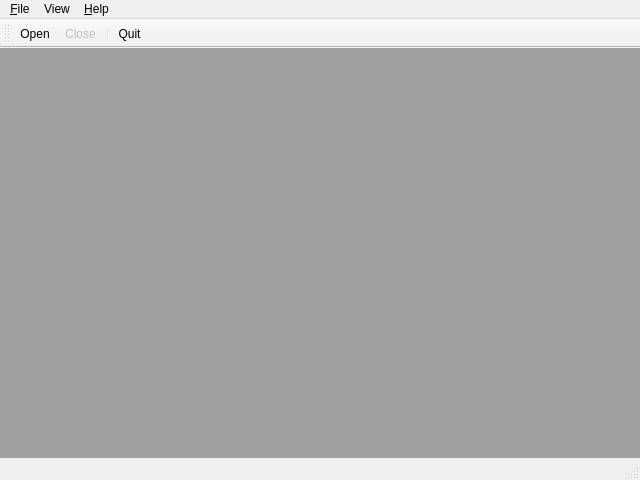
<?xml version="1.0" encoding="UTF-8"?>
<ui version="4.0">
 <class>MainWindow</class>
 <widget class="QMainWindow" name="MainWindow">
  <property name="geometry">
   <rect>
    <x>0</x>
    <y>0</y>
    <width>640</width>
    <height>480</height>
   </rect>
  </property>
  <property name="windowTitle">
   <string>rasviewer</string>
  </property>
  <widget class="QWidget" name="centralwidget">
   <layout class="QVBoxLayout" name="verticalLayout">
    <property name="spacing">
     <number>0</number>
    </property>
    <property name="margin">
     <number>0</number>
    </property>
    <item>
     <widget class="QMdiArea" name="mdi_area">
      <property name="viewMode">
       <enum>QMdiArea::TabbedView</enum>
      </property>
     </widget>
    </item>
   </layout>
  </widget>
  <widget class="QMenuBar" name="menu_bar">
   <property name="geometry">
    <rect>
     <x>0</x>
     <y>0</y>
     <width>640</width>
     <height>25</height>
    </rect>
   </property>
   <widget class="QMenu" name="file_menu">
    <property name="title">
     <string>&amp;File</string>
    </property>
    <widget class="QMenu" name="export_menu">
     <property name="enabled">
      <bool>false</bool>
     </property>
     <property name="title">
      <string>&amp;Export</string>
     </property>
     <addaction name="export_image_action"/>
     <addaction name="export_channel_action"/>
     <addaction name="export_document_action"/>
    </widget>
    <addaction name="open_action"/>
    <addaction name="close_action"/>
    <addaction name="export_menu"/>
    <addaction name="separator"/>
    <addaction name="quit_action"/>
   </widget>
   <widget class="QMenu" name="help_menu">
    <property name="title">
     <string>&amp;Help</string>
    </property>
    <addaction name="about_action"/>
    <addaction name="about_qt_action"/>
   </widget>
   <widget class="QMenu" name="view_menu">
    <property name="title">
     <string>View</string>
    </property>
    <addaction name="reset_zoom_action"/>
    <addaction name="reset_origin_action"/>
    <addaction name="separator"/>
    <addaction name="status_bar_action"/>
   </widget>
   <addaction name="file_menu"/>
   <addaction name="view_menu"/>
   <addaction name="help_menu"/>
  </widget>
  <widget class="QStatusBar" name="status_bar"/>
  <widget class="QToolBar" name="tool_bar">
   <property name="windowTitle">
    <string>toolBar</string>
   </property>
   <attribute name="toolBarArea">
    <enum>TopToolBarArea</enum>
   </attribute>
   <attribute name="toolBarBreak">
    <bool>false</bool>
   </attribute>
   <addaction name="open_action"/>
   <addaction name="close_action"/>
   <addaction name="separator"/>
   <addaction name="quit_action"/>
  </widget>
  <action name="open_action">
   <property name="text">
    <string>&amp;Open...</string>
   </property>
   <property name="toolTip">
    <string>Open a data file</string>
   </property>
   <property name="statusTip">
    <string>Open a data file</string>
   </property>
   <property name="shortcut">
    <string>Ctrl+O</string>
   </property>
  </action>
  <action name="close_action">
   <property name="enabled">
    <bool>false</bool>
   </property>
   <property name="text">
    <string>&amp;Close</string>
   </property>
   <property name="toolTip">
    <string>Close the currently selected data file</string>
   </property>
   <property name="statusTip">
    <string>Close the currently selected data file</string>
   </property>
   <property name="shortcut">
    <string>Ctrl+W</string>
   </property>
   <property name="shortcutContext">
    <enum>Qt::WidgetShortcut</enum>
   </property>
  </action>
  <action name="quit_action">
   <property name="text">
    <string>&amp;Quit</string>
   </property>
   <property name="toolTip">
    <string>Quit the application</string>
   </property>
   <property name="statusTip">
    <string>Quit the application</string>
   </property>
   <property name="shortcut">
    <string>Ctrl+Q</string>
   </property>
   <property name="menuRole">
    <enum>QAction::QuitRole</enum>
   </property>
  </action>
  <action name="about_action">
   <property name="text">
    <string>&amp;About rasViewer</string>
   </property>
   <property name="menuRole">
    <enum>QAction::AboutRole</enum>
   </property>
  </action>
  <action name="about_qt_action">
   <property name="text">
    <string>About QT</string>
   </property>
   <property name="menuRole">
    <enum>QAction::AboutQtRole</enum>
   </property>
  </action>
  <action name="export_image_action">
   <property name="enabled">
    <bool>true</bool>
   </property>
   <property name="text">
    <string>&amp;Image...</string>
   </property>
  </action>
  <action name="export_channel_action">
   <property name="enabled">
    <bool>false</bool>
   </property>
   <property name="text">
    <string>&amp;Channel...</string>
   </property>
  </action>
  <action name="export_document_action">
   <property name="enabled">
    <bool>false</bool>
   </property>
   <property name="text">
    <string>&amp;Document...</string>
   </property>
  </action>
  <action name="reset_zoom_action">
   <property name="enabled">
    <bool>false</bool>
   </property>
   <property name="text">
    <string>Reset Zoom</string>
   </property>
  </action>
  <action name="reset_origin_action">
   <property name="enabled">
    <bool>false</bool>
   </property>
   <property name="text">
    <string>Reset Origin</string>
   </property>
  </action>
  <action name="status_bar_action">
   <property name="checkable">
    <bool>true</bool>
   </property>
   <property name="checked">
    <bool>true</bool>
   </property>
   <property name="text">
    <string>Status Bar</string>
   </property>
  </action>
 </widget>
 <resources/>
 <connections>
  <connection>
   <sender>quit_action</sender>
   <signal>triggered()</signal>
   <receiver>MainWindow</receiver>
   <slot>close()</slot>
   <hints>
    <hint type="sourcelabel">
     <x>-1</x>
     <y>-1</y>
    </hint>
    <hint type="destinationlabel">
     <x>319</x>
     <y>239</y>
    </hint>
   </hints>
  </connection>
 </connections>
</ui>
